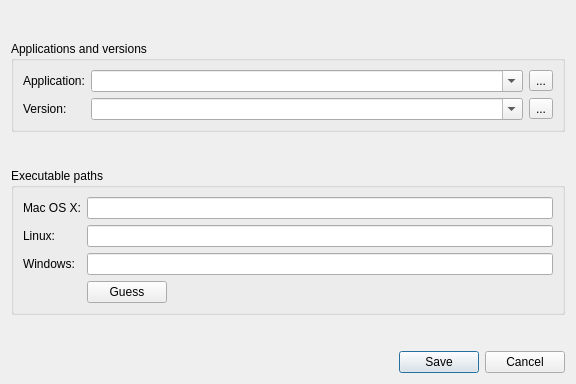
<?xml version="1.0" encoding="UTF-8"?>
<ui version="4.0">
 <class>Dialog</class>
 <widget class="QDialog" name="Dialog">
  <property name="geometry">
   <rect>
    <x>0</x>
    <y>0</y>
    <width>576</width>
    <height>384</height>
   </rect>
  </property>
  <property name="windowTitle">
   <string>Set Application Paths</string>
  </property>
  <property name="modal">
   <bool>true</bool>
  </property>
  <layout class="QVBoxLayout" name="verticalLayout">
   <item>
    <spacer name="verticalSpacer_3">
     <property name="orientation">
      <enum>Qt::Vertical</enum>
     </property>
     <property name="sizeHint" stdset="0">
      <size>
       <width>20</width>
       <height>40</height>
      </size>
     </property>
    </spacer>
   </item>
   <item>
    <widget class="QGroupBox" name="appVer_groupBox">
     <property name="sizePolicy">
      <sizepolicy hsizetype="Preferred" vsizetype="Maximum">
       <horstretch>0</horstretch>
       <verstretch>0</verstretch>
      </sizepolicy>
     </property>
     <property name="title">
      <string>Applications and versions</string>
     </property>
     <layout class="QFormLayout" name="formLayout_10">
      <property name="fieldGrowthPolicy">
       <enum>QFormLayout::ExpandingFieldsGrow</enum>
      </property>
      <item row="0" column="0">
       <widget class="QLabel" name="appName_label">
        <property name="text">
         <string>Application:</string>
        </property>
       </widget>
      </item>
      <item row="0" column="1">
       <layout class="QHBoxLayout" name="appName_horizontalLayout">
        <item>
         <widget class="QComboBox" name="appName_comboBox">
          <property name="sizePolicy">
           <sizepolicy hsizetype="Expanding" vsizetype="Fixed">
            <horstretch>0</horstretch>
            <verstretch>0</verstretch>
           </sizepolicy>
          </property>
          <property name="toolTip">
           <string>Select an application, or add a new application by typing a new name and pressing Enter</string>
          </property>
          <property name="editable">
           <bool>true</bool>
          </property>
          <property name="mandatoryField" stdset="0">
           <bool>false</bool>
          </property>
         </widget>
        </item>
        <item>
         <widget class="QToolButton" name="appNameDel_toolButton">
          <property name="toolTip">
           <string>Remove this application</string>
          </property>
          <property name="text">
           <string>...</string>
          </property>
          <property name="icon">
           <iconset>
            <normaloff>:/rsc/rsc/icon_delete.png</normaloff>
            <disabledoff>:/rsc/rsc/icon_delete_disabled.png</disabledoff>:/rsc/rsc/icon_delete.png</iconset>
          </property>
          <property name="iconSize">
           <size>
            <width>15</width>
            <height>15</height>
           </size>
          </property>
         </widget>
        </item>
       </layout>
      </item>
      <item row="1" column="0">
       <widget class="QLabel" name="appVer_label">
        <property name="text">
         <string>Version:</string>
        </property>
       </widget>
      </item>
      <item row="1" column="1">
       <layout class="QHBoxLayout" name="appVer_horizontalLayout">
        <item>
         <widget class="QComboBox" name="appVer_comboBox">
          <property name="sizePolicy">
           <sizepolicy hsizetype="Expanding" vsizetype="Fixed">
            <horstretch>0</horstretch>
            <verstretch>0</verstretch>
           </sizepolicy>
          </property>
          <property name="toolTip">
           <string>Select a version for this application, or add a new version by typing a new name and pressing Enter</string>
          </property>
          <property name="editable">
           <bool>true</bool>
          </property>
          <property name="mandatoryField" stdset="0">
           <bool>false</bool>
          </property>
         </widget>
        </item>
        <item>
         <widget class="QToolButton" name="appVerDel_toolButton">
          <property name="toolTip">
           <string>Remove this version of the application</string>
          </property>
          <property name="text">
           <string>...</string>
          </property>
          <property name="icon">
           <iconset>
            <normaloff>:/rsc/rsc/icon_delete.png</normaloff>
            <disabledoff>:/rsc/rsc/icon_delete_disabled.png</disabledoff>:/rsc/rsc/icon_delete.png</iconset>
          </property>
          <property name="iconSize">
           <size>
            <width>15</width>
            <height>15</height>
           </size>
          </property>
         </widget>
        </item>
       </layout>
      </item>
     </layout>
    </widget>
   </item>
   <item>
    <spacer name="verticalSpacer_2">
     <property name="orientation">
      <enum>Qt::Vertical</enum>
     </property>
     <property name="sizeHint" stdset="0">
      <size>
       <width>20</width>
       <height>40</height>
      </size>
     </property>
    </spacer>
   </item>
   <item>
    <widget class="QGroupBox" name="execPaths_groupBox">
     <property name="sizePolicy">
      <sizepolicy hsizetype="Preferred" vsizetype="Maximum">
       <horstretch>0</horstretch>
       <verstretch>0</verstretch>
      </sizepolicy>
     </property>
     <property name="title">
      <string>Executable paths</string>
     </property>
     <layout class="QFormLayout" name="formLayout_9">
      <property name="fieldGrowthPolicy">
       <enum>QFormLayout::ExpandingFieldsGrow</enum>
      </property>
      <item row="0" column="0">
       <widget class="QLabel" name="osxPath_label">
        <property name="text">
         <string>Mac OS X:</string>
        </property>
       </widget>
      </item>
      <item row="0" column="1">
       <layout class="QHBoxLayout" name="osxPath_horizontalLayout">
        <item>
         <widget class="QLineEdit" name="osxPath_lineEdit"/>
        </item>
       </layout>
      </item>
      <item row="1" column="0">
       <widget class="QLabel" name="linuxPath_label">
        <property name="text">
         <string>Linux:</string>
        </property>
       </widget>
      </item>
      <item row="1" column="1">
       <layout class="QHBoxLayout" name="linuxPath_horizontalLayout">
        <item>
         <widget class="QLineEdit" name="linuxPath_lineEdit"/>
        </item>
       </layout>
      </item>
      <item row="2" column="0">
       <widget class="QLabel" name="winPath_label">
        <property name="text">
         <string>Windows:</string>
        </property>
       </widget>
      </item>
      <item row="2" column="1">
       <layout class="QHBoxLayout" name="winPath_horizontalLayout">
        <item>
         <widget class="QLineEdit" name="winPath_lineEdit"/>
        </item>
       </layout>
      </item>
      <item row="3" column="1">
       <layout class="QHBoxLayout" name="appPaths_horizontalLayout">
        <item>
         <widget class="QPushButton" name="guess_pushButton">
          <property name="toolTip">
           <string>Try to guess the executable paths based on the template</string>
          </property>
          <property name="text">
           <string>Guess</string>
          </property>
         </widget>
        </item>
       </layout>
      </item>
     </layout>
    </widget>
   </item>
   <item>
    <spacer name="verticalSpacer_1">
     <property name="orientation">
      <enum>Qt::Vertical</enum>
     </property>
     <property name="sizeHint" stdset="0">
      <size>
       <width>20</width>
       <height>40</height>
      </size>
     </property>
    </spacer>
   </item>
   <item>
    <widget class="QDialogButtonBox" name="appPaths_buttonBox">
     <property name="standardButtons">
      <set>QDialogButtonBox::Cancel|QDialogButtonBox::Save</set>
     </property>
    </widget>
   </item>
  </layout>
 </widget>
 <resources/>
 <connections/>
</ui>
